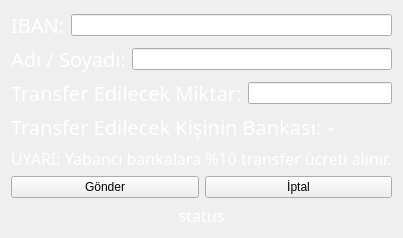
<?xml version="1.0" encoding="UTF-8"?>
<ui version="4.0">
 <class>transferPageClass</class>
 <widget class="QWidget" name="transferPageClass">
  <property name="geometry">
   <rect>
    <x>0</x>
    <y>0</y>
    <width>349</width>
    <height>226</height>
   </rect>
  </property>
  <property name="windowTitle">
   <string>transferPage</string>
  </property>
  <layout class="QGridLayout" name="gridLayout">
   <item row="0" column="0">
    <layout class="QVBoxLayout" name="verticalLayout_2">
     <item>
      <layout class="QVBoxLayout" name="verticalLayout">
       <item>
        <layout class="QHBoxLayout" name="horizontalLayout">
         <item>
          <widget class="QLabel" name="label_2">
           <property name="font">
            <font>
             <family>Gill Sans MT</family>
             <pointsize>15</pointsize>
             <bold>false</bold>
            </font>
           </property>
           <property name="styleSheet">
            <string notr="true">color: rgb(255, 255, 255);</string>
           </property>
           <property name="text">
            <string>IBAN:</string>
           </property>
           <property name="alignment">
            <set>Qt::AlignmentFlag::AlignLeading|Qt::AlignmentFlag::AlignLeft|Qt::AlignmentFlag::AlignVCenter</set>
           </property>
          </widget>
         </item>
         <item>
          <widget class="QLineEdit" name="transferIbanLineEdit">
           <property name="styleSheet">
            <string notr="true"/>
           </property>
          </widget>
         </item>
        </layout>
       </item>
       <item>
        <layout class="QHBoxLayout" name="horizontalLayout_3">
         <item>
          <widget class="QLabel" name="label_5">
           <property name="font">
            <font>
             <family>Gill Sans MT</family>
             <pointsize>15</pointsize>
             <bold>false</bold>
            </font>
           </property>
           <property name="styleSheet">
            <string notr="true">color: rgb(255, 255, 255);</string>
           </property>
           <property name="text">
            <string>Adı / Soyadı:</string>
           </property>
           <property name="alignment">
            <set>Qt::AlignmentFlag::AlignLeading|Qt::AlignmentFlag::AlignLeft|Qt::AlignmentFlag::AlignVCenter</set>
           </property>
          </widget>
         </item>
         <item>
          <widget class="QLineEdit" name="transferNameLineEdit">
           <property name="styleSheet">
            <string notr="true"/>
           </property>
          </widget>
         </item>
        </layout>
       </item>
       <item>
        <layout class="QHBoxLayout" name="horizontalLayout_2">
         <item>
          <widget class="QLabel" name="label_3">
           <property name="font">
            <font>
             <family>Gill Sans MT</family>
             <pointsize>15</pointsize>
             <bold>false</bold>
            </font>
           </property>
           <property name="styleSheet">
            <string notr="true">color: rgb(255, 255, 255);</string>
           </property>
           <property name="text">
            <string>Transfer Edilecek Miktar:</string>
           </property>
           <property name="alignment">
            <set>Qt::AlignmentFlag::AlignLeading|Qt::AlignmentFlag::AlignLeft|Qt::AlignmentFlag::AlignVCenter</set>
           </property>
          </widget>
         </item>
         <item>
          <widget class="QLineEdit" name="transferAmountLineEdit">
           <property name="styleSheet">
            <string notr="true">
</string>
           </property>
          </widget>
         </item>
        </layout>
       </item>
      </layout>
     </item>
     <item>
      <layout class="QHBoxLayout" name="horizontalLayout_4">
       <item>
        <widget class="QLabel" name="label_6">
         <property name="font">
          <font>
           <family>Gill Sans MT</family>
           <pointsize>15</pointsize>
           <bold>false</bold>
          </font>
         </property>
         <property name="styleSheet">
          <string notr="true">color: rgb(255, 255, 255);</string>
         </property>
         <property name="text">
          <string>Transfer Edilecek Kişinin Bankası:</string>
         </property>
         <property name="alignment">
          <set>Qt::AlignmentFlag::AlignLeading|Qt::AlignmentFlag::AlignLeft|Qt::AlignmentFlag::AlignVCenter</set>
         </property>
        </widget>
       </item>
       <item>
        <widget class="QLabel" name="transferBankLabel">
         <property name="font">
          <font>
           <family>Gill Sans MT</family>
           <pointsize>15</pointsize>
           <bold>false</bold>
          </font>
         </property>
         <property name="styleSheet">
          <string notr="true">color: rgb(255, 255, 255);</string>
         </property>
         <property name="text">
          <string>-</string>
         </property>
         <property name="alignment">
          <set>Qt::AlignmentFlag::AlignLeading|Qt::AlignmentFlag::AlignLeft|Qt::AlignmentFlag::AlignVCenter</set>
         </property>
        </widget>
       </item>
      </layout>
     </item>
     <item>
      <widget class="QLabel" name="label_7">
       <property name="font">
        <font>
         <family>Gill Sans MT</family>
         <pointsize>12</pointsize>
         <bold>false</bold>
        </font>
       </property>
       <property name="styleSheet">
        <string notr="true">color: rgb(255, 255, 255);</string>
       </property>
       <property name="text">
        <string>UYARI: Yabancı bankalara %10 transfer ücreti alınır.</string>
       </property>
       <property name="alignment">
        <set>Qt::AlignmentFlag::AlignLeading|Qt::AlignmentFlag::AlignLeft|Qt::AlignmentFlag::AlignVCenter</set>
       </property>
      </widget>
     </item>
     <item>
      <layout class="QHBoxLayout" name="horizontalLayout_5">
       <item>
        <widget class="QPushButton" name="moneySendPushButton">
         <property name="styleSheet">
          <string notr="true"/>
         </property>
         <property name="text">
          <string>Gönder</string>
         </property>
        </widget>
       </item>
       <item>
        <widget class="QPushButton" name="cancelPushButton">
         <property name="styleSheet">
          <string notr="true"/>
         </property>
         <property name="text">
          <string>İptal</string>
         </property>
        </widget>
       </item>
      </layout>
     </item>
     <item>
      <widget class="QLabel" name="statusLabel">
       <property name="font">
        <font>
         <family>Gill Sans MT</family>
         <pointsize>12</pointsize>
         <bold>false</bold>
        </font>
       </property>
       <property name="layoutDirection">
        <enum>Qt::LayoutDirection::LeftToRight</enum>
       </property>
       <property name="styleSheet">
        <string notr="true">color: rgb(255, 255, 255);</string>
       </property>
       <property name="text">
        <string>status</string>
       </property>
       <property name="alignment">
        <set>Qt::AlignmentFlag::AlignCenter</set>
       </property>
      </widget>
     </item>
    </layout>
   </item>
  </layout>
 </widget>
 <layoutdefault spacing="6" margin="11"/>
 <resources/>
 <connections/>
</ui>
